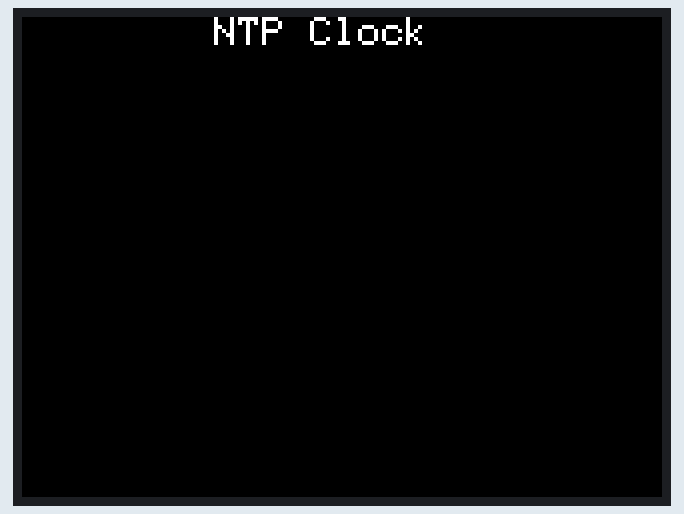
Recording of a sketch running on a simulated Arduino Uno, built for the host (arithmetic inside an expression is 32-bit, double 64-bit). On the bench: 320×240 colour display. WiFi joins after 1.5 s; servers stay silent unless stated; the local clock reads 2024-03-15 10:24:30 at power-on unless the sketch sets it.

Above: at 0.3 s.
At 2.1 s:
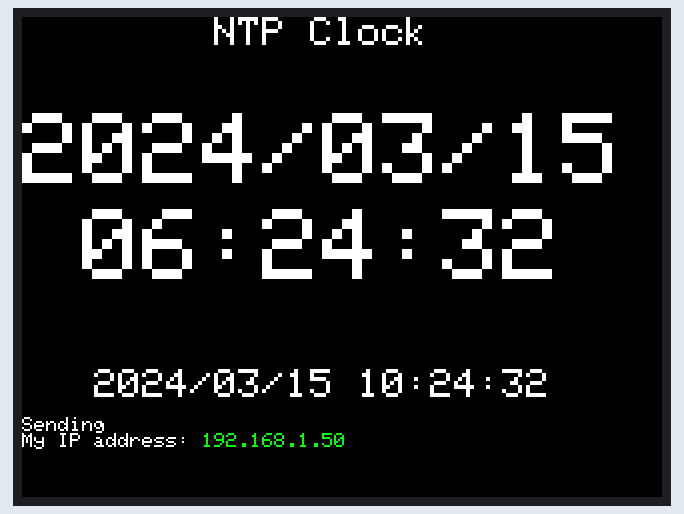
At 7.1 s:
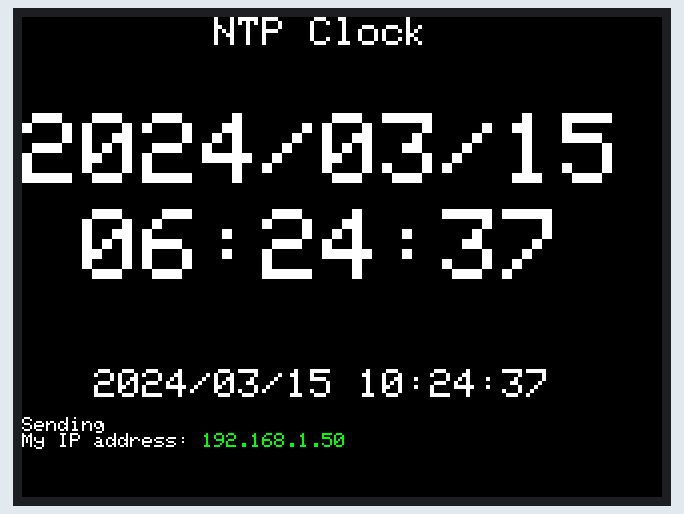
At 16.1 s:
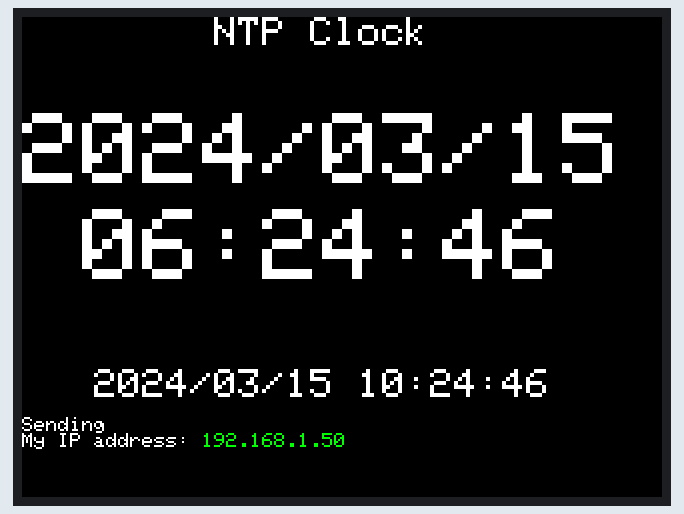
At 25.1 s:
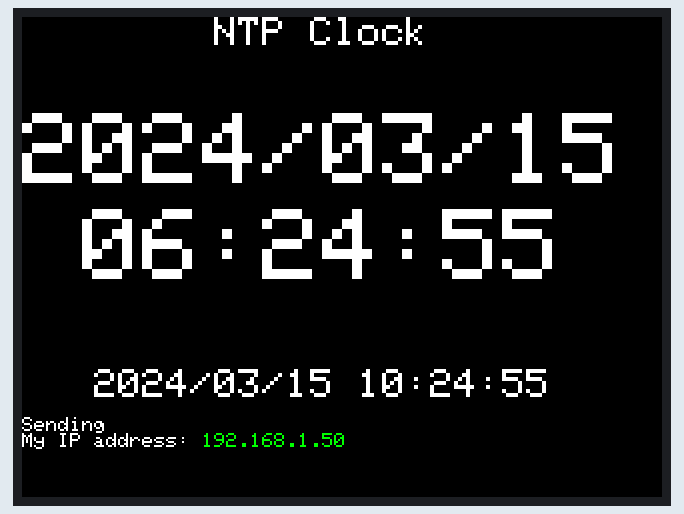
At 34.1 s:
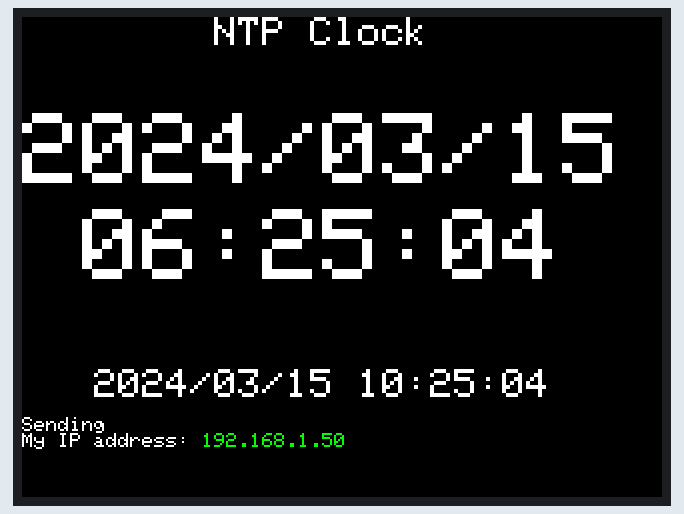

Measured:
- what the display in image 1 shows lasts 1.1 s, from 2.1 s to 3.2 s

The sketch:

UdpNtpLCDClock_IL9340.ino
```cpp
#include <SPI.h>
#include <Ethernet.h>
#include <EthernetUdp.h>

#include "Adafruit_GFX.h"
#include "Adafruit_ILI9340.h"

#include <Wire.h>
#include<RTClib.h>

#define _sclk 13
#define _miso 12
#define _mosi 11
#define _cs 3
#define _dc 9
#define _rst 8

Adafruit_ILI9340 tft = Adafruit_ILI9340(_cs, _dc, _rst);

RTC_DS1307 RTC;

byte mac[] = { 0xDE, 0xAD, 0xBE, 0xEF, 0xFE, 0xED };

EthernetUDP udp;

char server[] = "pool.ntp.org";

// HACK!
IPAddress timeServer(209,43,20,114); // time-a.timefreq.bldrdoc.gov NTP server

unsigned int localPort = 8888;      // local port to listen for UDP packets
const int NTP_PACKET_SIZE= 48; // NTP time stamp is in the first 48 bytes of the message
byte packetBuffer[ NTP_PACKET_SIZE]; //buffer to hold incoming and outgoing packets
unsigned long secsSince1900;
unsigned long secsLastSet;
unsigned long secsDelay = 600;
int counter;
unsigned long offset = -14400;

void setup() {
  Serial.begin(9600);
  while(!Serial);

  tft.begin();

  tft.setRotation(3);

  tft.fillScreen(ILI9340_BLACK);
  tft.setCursor(0, 0);
  tft.setTextColor(ILI9340_WHITE, ILI9340_BLACK);
  tft.setTextSize(2);
  tft.println("        NTP Clock");
  tft.setTextSize(1);

  Wire.begin();
  RTC.begin();

  if ( !RTC.isrunning()) {
    tft.println("RTC is NOT running!");
    RTC.adjust(DateTime(__DATE__, __TIME__));
  }

  if ( Ethernet.begin(mac) == 0 ) {
    tft.println("Failed to configure Ethernet using DHCP.");
    for(;;);
  }
  // print the Ethernet board/shield's IP address:
  tft.setCursor(0,26*8);
  tft.print("My IP address: ");
  tft.setTextColor(ILI9340_GREEN, ILI9340_BLACK);
  tft.println(Ethernet.localIP());
  tft.setTextColor(ILI9340_WHITE, ILI9340_BLACK);

  udp.begin(localPort);

}


void loop() {
    // Unix time starts on Jan 1 1970. In seconds, that's 2208988800:
    const unsigned long seventyYears = 2208988800UL;

  //Every 10 minutes, send a new request to the NTP server
  if ( (secsSince1900-secsLastSet > secsDelay) || secsLastSet == 0 ) {
    tft.setCursor(0,25*8);
    tft.setTextSize(1);
    tft.print("Sending               ");
    sendNTPpacket(timeServer); // send an NTP packet to a time server
  }

  if (  udp.parsePacket() ) {
   tft.setCursor(0,25*8);
   tft.setTextSize(1);
   tft.print("Received");
   // We've received a packet, read the data from it
   udp.read(packetBuffer,NTP_PACKET_SIZE);  // read the packet into the buffer

   //the timestamp starts at byte 40 of the received packet and is four bytes,
   // or two words, long. First, esxtract the two words:

   unsigned long highWord = word(packetBuffer[40], packetBuffer[41]);
   unsigned long lowWord = word(packetBuffer[42], packetBuffer[43]);
   // combine the four bytes (two words) into a long integer
   // this is NTP time (seconds since Jan 1 1900):
   unsigned long secsNTP = highWord << 16 | lowWord;
   // Save off the last time we actually set the time.
   secsLastSet = secsNTP - seventyYears;

   counter++;

   // Every valid NTP packet - set the RTC!
   RTC.adjust(DateTime(secsNTP - seventyYears));
   tft.setCursor(8*6, 25*8);
   tft.setTextSize(1);
   tft.print(" - ");
   tft.setTextColor(ILI9340_RED, ILI9340_BLACK);
   tft.print("Adjusted ");
   tft.print( counter );
   tft.setTextColor(ILI9340_WHITE, ILI9340_BLACK);

  }

  DateTime now = RTC.now();
  displayTime( now + offset );
  displayTimeSmall( now );
  secsSince1900 = now.secondstime() + 946684800;

  delay(100);

}

void displayTime(DateTime rightNow) {

  tft.setTextSize(1);

  tft.setCursor(0,6*8);
  tft.setTextSize(5);

  tft.print(rightNow.year(), DEC);
  tft.print('/');
  if ( rightNow.month() < 10 ) tft.print("0");
  tft.print(rightNow.month(), DEC);
  tft.print('/');
  if ( rightNow.day() < 10 ) tft.print("0");
  tft.print(rightNow.day(), DEC);
  tft.print(' ');

  tft.setCursor(6*5,12*8);

  if ( rightNow.hour() < 10 ) tft.print("0");
  tft.print(rightNow.hour(), DEC);
  tft.print(':');
  if ( rightNow.minute() < 10 ) tft.print("0");
  tft.print(rightNow.minute(), DEC);
  tft.print(':');
  if ( rightNow.second() < 10 ) tft.print("0");
  tft.print(rightNow.second(), DEC);

}

void displayTimeSmall(DateTime rightNow) {

  tft.setTextSize(1);

  tft.setCursor(3*6*2,22*8);
  tft.setTextSize(2);

  tft.print(rightNow.year(), DEC);
  tft.print('/');
  if ( rightNow.month() < 10 ) tft.print("0");
  tft.print(rightNow.month(), DEC);
  tft.print('/');
  if ( rightNow.day() < 10 ) tft.print("0");
  tft.print(rightNow.day(), DEC);
  tft.print(' ');

  if ( rightNow.hour() < 10 ) tft.print("0");
  tft.print(rightNow.hour(), DEC);
  tft.print(':');
  if ( rightNow.minute() < 10 ) tft.print("0");
  tft.print(rightNow.minute(), DEC);
  tft.print(':');
  if ( rightNow.second() < 10 ) tft.print("0");
  tft.print(rightNow.second(), DEC);

}


// send an NTP request to the time server at the given address
unsigned long sendNTPpacket(IPAddress& address)
{
  // set all bytes in the buffer to 0
  memset(packetBuffer, 0, NTP_PACKET_SIZE);
  // Initialize values needed to form NTP request
  // (see URL above for details on the packets)
  packetBuffer[0] = 0b11100011;   // LI, Version, Mode
  packetBuffer[1] = 0;     // Stratum, or type of clock
  packetBuffer[2] = 6;     // Polling Interval
  packetBuffer[3] = 0xEC;  // Peer Clock Precision
  // 8 bytes of zero for Root Delay & Root Dispersion
  packetBuffer[12]  = 49;
  packetBuffer[13]  = 0x4E;
  packetBuffer[14]  = 49;
  packetBuffer[15]  = 52;

  // all NTP fields have been given values, now
  // you can send a packet requesting a timestamp:
  udp.beginPacket(address, 123); //NTP requests are to port 123
  udp.write(packetBuffer,NTP_PACKET_SIZE);
  udp.endPacket();
}
```
